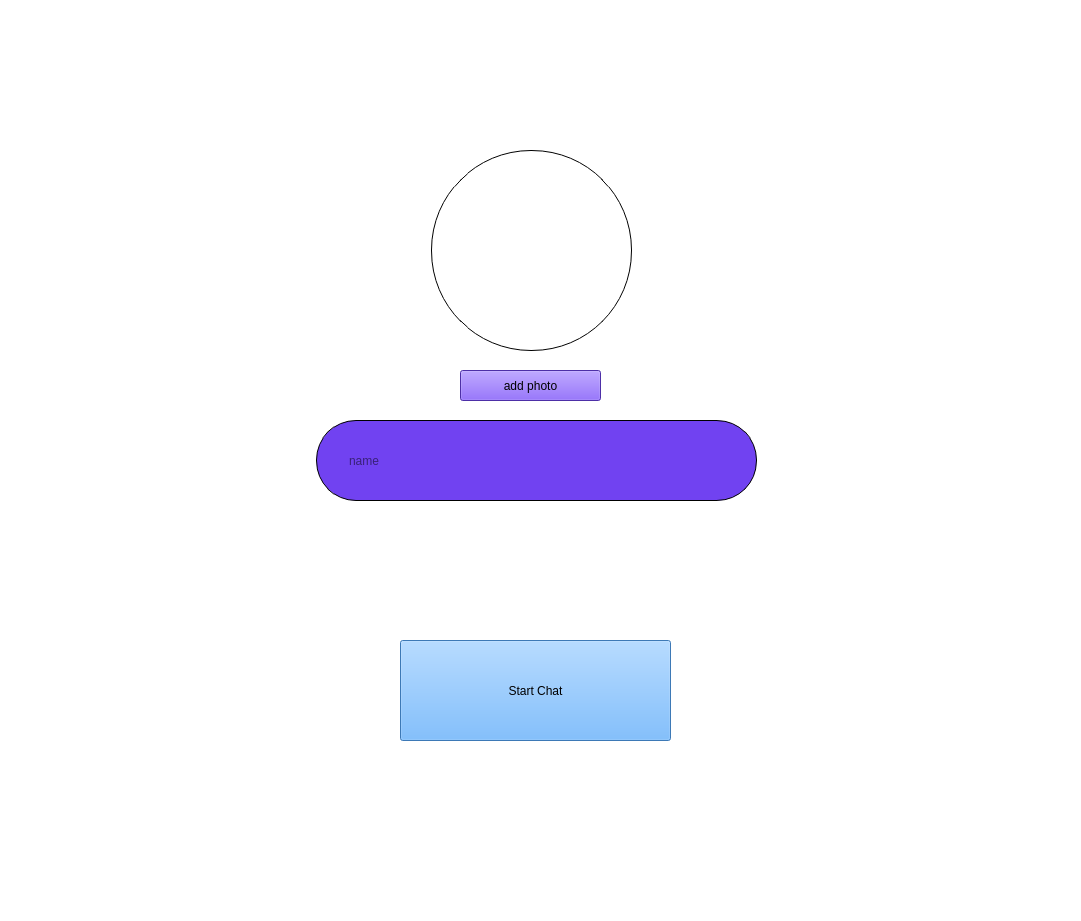
<?xml version="1.0" encoding="UTF-8"?>
<ui version="4.0">
 <class>setname</class>
 <widget class="QMainWindow" name="setname">
  <property name="geometry">
   <rect>
    <x>0</x>
    <y>0</y>
    <width>1081</width>
    <height>921</height>
   </rect>
  </property>
  <property name="windowTitle">
   <string>MainWindow</string>
  </property>
  <widget class="QWidget" name="centralwidget">
   <widget class="QLabel" name="label">
    <property name="geometry">
     <rect>
      <x>431</x>
      <y>150</y>
      <width>201</width>
      <height>201</height>
     </rect>
    </property>
    <property name="styleSheet">
     <string notr="true">border-image: url(:/new/prefix1/client.jpeg);
    border:1px solid black;    

    border-radius:100%;
</string>
    </property>
    <property name="text">
     <string/>
    </property>
   </widget>
   <widget class="QLineEdit" name="lineEdit">
    <property name="geometry">
     <rect>
      <x>316</x>
      <y>420</y>
      <width>441</width>
      <height>81</height>
     </rect>
    </property>
    <property name="styleSheet">
     <string notr="true">background-color: rgb(113, 66, 241);

font: 17pt &quot;MS Shell Dlg 2&quot;;
border-radius:40px;
border: 1px solid black;
padding-left:30px;
</string>
    </property>
    <property name="text">
     <string/>
    </property>
    <property name="maxLength">
     <number>15</number>
    </property>
    <property name="placeholderText">
     <string>name</string>
    </property>
   </widget>
   <widget class="QPushButton" name="PushButton">
    <property name="geometry">
     <rect>
      <x>460</x>
      <y>370</y>
      <width>141</width>
      <height>31</height>
     </rect>
    </property>
    <property name="styleSheet">
     <string notr="true">background-color: rgb(108, 66, 234);</string>
    </property>
    <property name="text">
     <string>add photo</string>
    </property>
   </widget>
   <widget class="QPushButton" name="pushButton">
    <property name="geometry">
     <rect>
      <x>400</x>
      <y>640</y>
      <width>271</width>
      <height>101</height>
     </rect>
    </property>
    <property name="styleSheet">
     <string notr="true">background-color: rgb(85, 170, 255);
border-color: rgb(0, 0, 0);
font: 14pt &quot;MS Shell Dlg 2&quot;;
color: rgb(0, 0, 0);</string>
    </property>
    <property name="text">
     <string>Start Chat</string>
    </property>
   </widget>
   <widget class="QGraphicsView" name="graphicsView">
    <property name="geometry">
     <rect>
      <x>-69</x>
      <y>-59</y>
      <width>1171</width>
      <height>1161</height>
     </rect>
    </property>
    <property name="styleSheet">
     <string notr="true">background-image: url(:/new/prefix1/IMG_2241.JPG);</string>
    </property>
   </widget>
   <zorder>graphicsView</zorder>
   <zorder>label</zorder>
   <zorder>lineEdit</zorder>
   <zorder>PushButton</zorder>
   <zorder>pushButton</zorder>
  </widget>
 </widget>
 <resources/>
 <connections/>
</ui>
